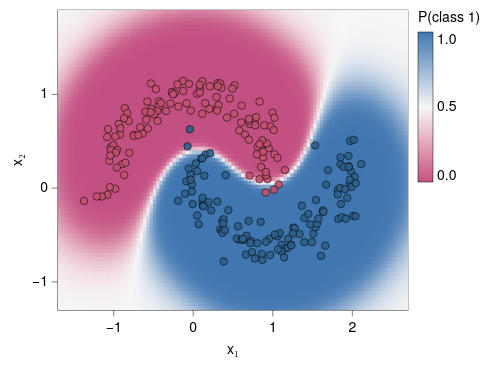

Specify this chart in Vega-Lite:
### Vega-Lite specification from a JSON file in a GitHub repository (floating-point values rounded to 4 significant figures; data arrays with more than 128 entries replaced by an {"elided": "..."} marker saying what was removed)
{"background": null, "config": {"arc": {"fill": "#DBDBDB", "fillOpacity": 1.0, "innerRadius": 37.5, "padAngle": 0.03, "stroke": "black", "strokeOpacity": 1, "strokeWidth": 0.25}, "area": {"fill": "#DBDBDB", "fillOpacity": 1.0, "stroke": "black", "strokeOpacity": 1, "strokeWidth": 0.25}, "axis": {"domain": true, "domainCap": "round", "domainColor": "black", "domainWidth": 0.25, "grid": false, "gridCap": "round", "gridColor": "#F1F1F1", "gridDash": [0, 0], "gridOpacity": 1.0, "gridWidth": 0.25, "labelColor": "black", "labelFont": "Helvetica Neue", "labelFontSize": 7, "labelFontStyle": "normal", "labelFontWeight": 400, "offset": 0, "ticks": true, "tickCap": "round", "tickColor": "black", "tickRound": false, "tickSize": 3, "tickWidth": 0.25, "titleColor": "black", "titleFont": "Helvetica Neue", "titleFontSize": 7, "titleFontStyle": "normal", "titleFontWeight": 400}, "axisX": {"domain": true, "labelAlign": "center", "labelAngle": 0, "labels": true, "ticks": true, "translate": 0}, "axisY": {"domain": true, "labelAlign": "right", "labelAngle": 0, "labels": true, "ticks": true, "translate": 0}, "axisRight": {"domain": true, "labelAlign": "left", "labelAngle": 0, "labels": true, "ticks": true, "translate": 0}, "axisTop": {"domain": true, "labelAlign": "center", "labelAngle": 0, "labels": true, "ticks": true, "translate": 0}, "axisBand": {"tickOffset": 0}, "bar": {"fill": "#DBDBDB", "fillOpacity": 1.0, "stroke": "black", "strokeOpacity": 1, "strokeWidth": 0.25}, "boxplot": {"size": 13.5, "ticks": {"cornerRadius": 0.25, "fill": "black", "opacity": 1, "size": 6.75, "thickness": 0.25}, "box": {"fillOpacity": 1.0, "stroke": "black", "strokeOpacity": 1, "strokeWidth": 0.25}, "median": {"cornerRadius": 0, "fill": "black", "fillOpacity": 1.0, "opacity": 1, "size": 13.5, "thickness": 0.25}, "rule": {"fill": "black", "fillOpacity": 1.0, "size": 15.0, "stroke": "black", "strokeDash": [0, 0], "strokeOpacity": 1, "strokeWidth": 0.25}, "outliers": {"color": "black", "fill": "black", "fillOpacity": 1.0, "size": 0, "stroke": "black", "strokeOpacity": 1, "strokeWidth": 0.25}}, "circle": {"fill": "black", "fillOpacity": 1.0, "size": 0.75, "stroke": null, "strokeOpacity": 1, "strokeWidth": 0.25}, "errorband": {"band": {"fillOpacity": 0.6, "stroke": null, "strokeWidth": 0.25, "strokeOpacity": 1}, "borders": {"opacity": 0, "strokeOpacity": 0.25, "strokeWidth": 1}}, "errorbar": {"opacity": 1, "rule": {"strokeDash": [0, 0], "strokeWidth": 0.25}, "ticks": {"color": "black", "cornerRadius": 0.125, "opacity": 1, "size": 9.0, "thickness": 0.25}, "thickness": 0.25}, "font": "Helvetica Neue", "geoshape": {"fill": "#DBDBDB", "fillOpacity": 1.0, "stroke": "black", "strokeOpacity": 1, "strokeWidth": 0.25}, "header": {"labelColor": "black", "labelFont": "Helvetica Neue", "labelFontSize": 7, "labelFontStyle": "normal", "labelFontWeight": 400, "titleColor": "black", "titleFont": "Helvetica Neue", "titleFontSize": 7, "titleFontStyle": "normal", "titleFontWeight": 400, "titlePadding": 0}, "legend": {"disable": false, "offset": 4.5, "titlePadding": 4, "labelOffset": 2, "gradientLabelOffset": 2, "gradientLength": 75.0, "gradientThickness": 7.5, "gradientOpacity": 1.0, "gradientStrokeColor": "black", "gradientStrokeWidth": 0.25, "labelColor": "black", "labelFont": "Helvetica Neue", "labelFontSize": 7, "labelFontStyle": "normal", "labelFontWeight": 400, "strokeColor": "black", "strokeWidth": 0, "symbolSize": 42, "symbolStrokeColor": "black", "symbolStrokeWidth": 0.25, "titleColor": "black", "titleFont": "Helvetica Neue", "titleFontSize": 7, "titleFontStyle": "normal", "titleFontWeight": 400}, "line": {"color": "black", "stroke": "black", "strokeCap": "round", "strokeDash": [0, 0], "strokeOpacity": 1, "strokeWidth": 0.375}, "point": {"filled": true, "fill": "#DBDBDB", "fillOpacity": 1.0, "size": 7.5, "stroke": "black", "strokeOpacity": 1, "strokeWidth": 0.25}, "range": {"category": ["#C6D9F1", "#F1C9CB", "#FEF0B9", "#CEE37A", "#7AA8E0", "#E589A3", "#FDDD5D", "#68B961", "#4177B1", "#C35082", "#E5C227", "#438156"], "diverging": {"scheme": ["#C35082", "#CE6D94", "#D989A7", "#E2A4BA", "#EABFCE", "#F1DBE2", "#F6F6F6", "#D7E0EB", "#B9CBE0", "#9BB6D5", "#7DA1C9", "#5F8CBD", "#4177B1"]}, "heatmap": {"scheme": ["#32022B", "#43044D", "#4C196E", "#4D338C", "#484DA6", "#3A68BB", "#1D83CA", "#1D9CCB", "#23B5C9", "#28CDC5", "#4DE0B4", "#91EE9F"]}, "ordinal": {"scheme": ["#F1F1F1", "#DBDBDB", "#C6C6C6", "#B2B2B2", "#9D9D9D", "#898989", "#767676", "#636363", "#515151", "#404040", "#2F2F2F", "#1F1F1F"]}, "ramp": {"scheme": ["#32022B", "#43044D", "#4C196E", "#4D338C", "#484DA6", "#3A68BB", "#1D83CA", "#1D9CCB", "#23B5C9", "#28CDC5", "#4DE0B4", "#91EE9F"]}}, "rule": {"color": "black", "stroke": "black", "strokeCap": "round", "strokeDash": [2, 2], "strokeOpacity": 1, "strokeWidth": 0.25}, "scale": {"bandPaddingInner": 0.1, "bandPaddingOuter": 0.1, "round": false}, "rect": {"fill": "#DBDBDB", "fillOpacity": 1.0, "stroke": "black", "strokeOpacity": 1, "strokeWidth": 0.25}, "square": {"fill": "#DBDBDB", "fillOpacity": 1.0, "size": 15.0, "stroke": "black", "strokeOpacity": 1, "strokeWidth": 0.25}, "text": {"color": "black", "font": "Helvetica Neue", "fontSize": 7, "fontStyle": "normal", "fontWeight": 400}, "tick": {"color": "black", "cornerRadius": 0.125, "opacity": 1.0, "size": 13.5, "thickness": 0.25}, "title": {"anchor": "middle", "frame": "group", "color": "black", "font": "Helvetica Neue", "fontSize": 7, "fontStyle": "normal", "fontWeight": 400, "subtitleColor": "black", "subtitleFont": "Helvetica Neue", "subtitleFontSize": "Helvetica Neue", "subtitleFontStyle": "normal", "subtitleFontWeight": 400}, "trail": {"color": "black", "opacity": 1, "size": 0.375}, "view": {"continuousWidth": 175, "continuousHeight": 150, "discreteWidth": 175, "discreteHeight": 150, "fill": null, "stroke": "black", "strokeWidth": 0.25}}, "layer": [{"data": {"name": "data-a8b8d0997e4843145741a87417fa5c85"}, "mark": {"type": "rect", "clip": true, "stroke": null}, "encoding": {"color": {"field": "p", "scale": {"domainMid": 0.5}, "title": "P(class 1)", "type": "quantitative"}, "x": {"field": "x0", "scale": {"domain": [-1.7, 2.7], "nice": false}, "title": "x₁", "type": "quantitative"}, "x2": {"field": "x1"}, "y": {"field": "y0", "scale": {"domain": [-1.3, 1.9], "nice": false}, "title": "x₂", "type": "quantitative"}, "y2": {"field": "y1"}}}, {"data": {"name": "data-5986bbc1ae9793c3c74c3ebbb64d95b1"}, "mark": {"type": "circle", "opacity": 0.9, "size": 14, "stroke": "black", "strokeWidth": 0.3}, "encoding": {"color": {"field": "class", "legend": null, "scale": {"range": ["#C2506E", "#2C5F8A"]}, "type": "nominal"}, "x": {"field": "x", "type": "quantitative"}, "y": {"field": "y", "type": "quantitative"}}}], "$schema": "https://vega.github.io/schema/vega-lite/v6.4.1.json", "datasets": {"data-a8b8d0997e4843145741a87417fa5c85": {"elided": "8640 records"}, "data-5986bbc1ae9793c3c74c3ebbb64d95b1": {"elided": "240 records"}}}
